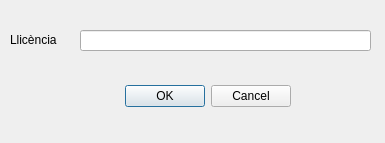
<?xml version="1.0" encoding="UTF-8"?>
<ui version="4.0">
 <class>Dialog</class>
 <widget class="QDialog" name="Dialog">
  <property name="geometry">
   <rect>
    <x>0</x>
    <y>0</y>
    <width>385</width>
    <height>143</height>
   </rect>
  </property>
  <property name="windowTitle">
   <string>Llicencia</string>
  </property>
  <widget class="QDialogButtonBox" name="buttonBox">
   <property name="geometry">
    <rect>
     <x>50</x>
     <y>80</y>
     <width>241</width>
     <height>32</height>
    </rect>
   </property>
   <property name="orientation">
    <enum>Qt::Horizontal</enum>
   </property>
   <property name="standardButtons">
    <set>QDialogButtonBox::Cancel|QDialogButtonBox::Ok</set>
   </property>
  </widget>
  <widget class="QLineEdit" name="license_box">
   <property name="geometry">
    <rect>
     <x>80</x>
     <y>30</y>
     <width>291</width>
     <height>21</height>
    </rect>
   </property>
  </widget>
  <widget class="QLabel" name="label">
   <property name="geometry">
    <rect>
     <x>10</x>
     <y>30</y>
     <width>61</width>
     <height>20</height>
    </rect>
   </property>
   <property name="text">
    <string>Llicència</string>
   </property>
  </widget>
 </widget>
 <resources/>
 <connections>
  <connection>
   <sender>buttonBox</sender>
   <signal>accepted()</signal>
   <receiver>Dialog</receiver>
   <slot>accept()</slot>
   <hints>
    <hint type="sourcelabel">
     <x>248</x>
     <y>254</y>
    </hint>
    <hint type="destinationlabel">
     <x>157</x>
     <y>274</y>
    </hint>
   </hints>
  </connection>
  <connection>
   <sender>buttonBox</sender>
   <signal>rejected()</signal>
   <receiver>Dialog</receiver>
   <slot>reject()</slot>
   <hints>
    <hint type="sourcelabel">
     <x>316</x>
     <y>260</y>
    </hint>
    <hint type="destinationlabel">
     <x>286</x>
     <y>274</y>
    </hint>
   </hints>
  </connection>
 </connections>
</ui>
